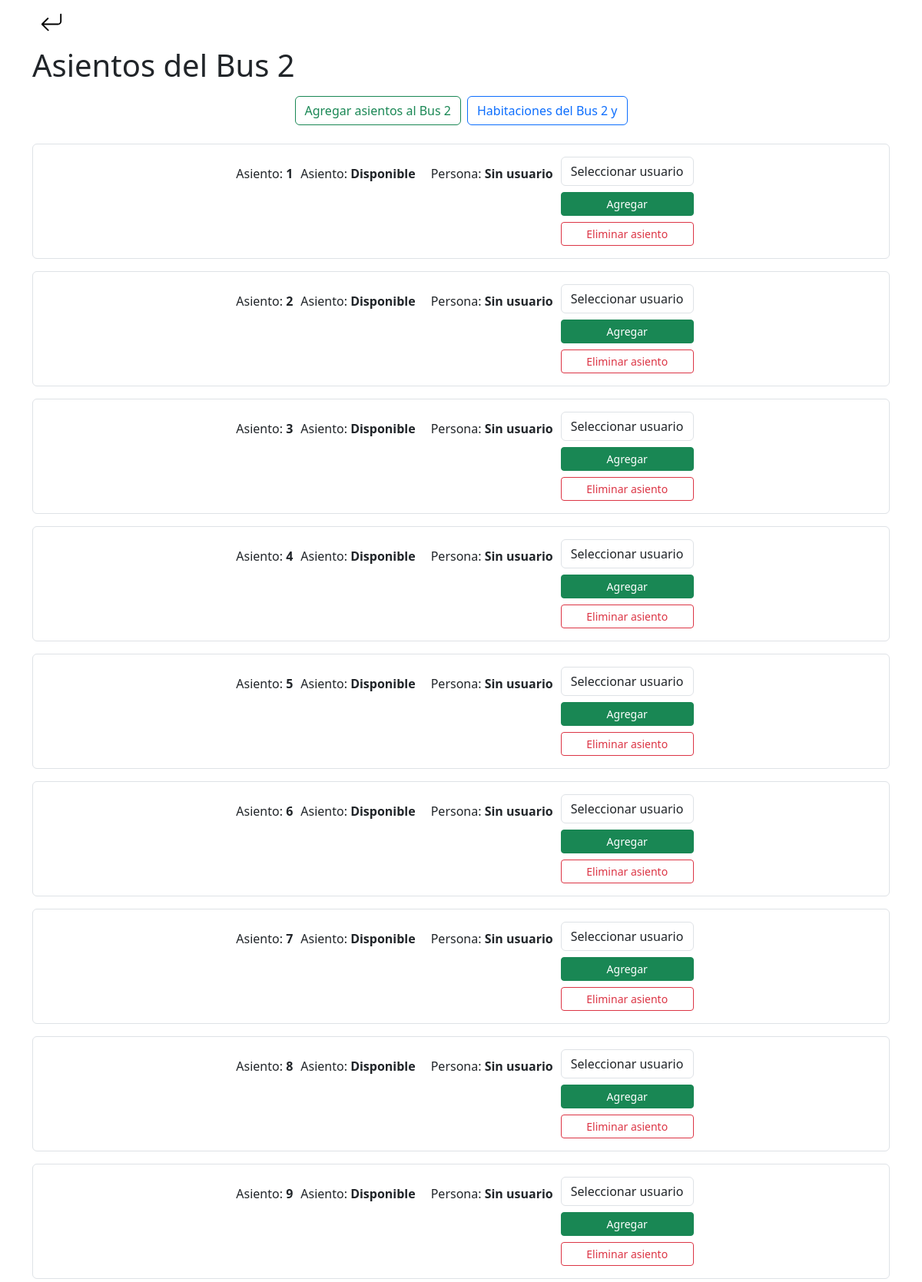
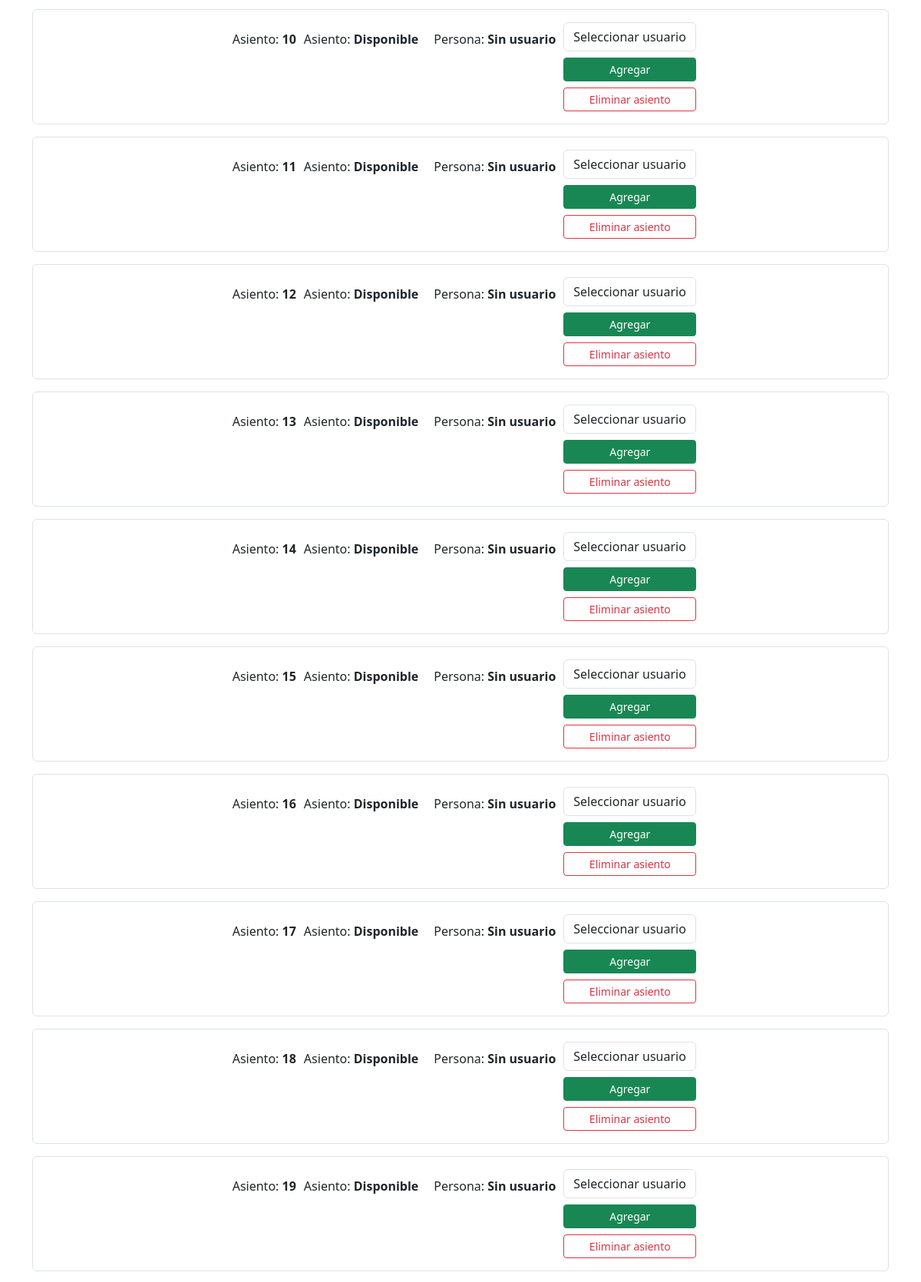
The app's page /view_bus/2/ (signed in, upper part) with its own data (2 pictures, top to bottom).
### pageLogin/models.py (models this page shows, shortened)
class Bus(models.Model):
    nombre = models.CharField(max_length=100, unique=True)
    date_of_travel = models.ForeignKey(DatesOfTravel, on_delete=models.CASCADE, null=False)
    class Meta:
        verbose_name = 'Bus'
        verbose_name_plural = 'Buses'

class Asiento(models.Model):
    bus = models.ForeignKey(Bus, on_delete=models.CASCADE)
    numero = models.IntegerField(null=False)
    estado = models.CharField(
        max_length=100,
        choices=[('disponible', 'Disponible'), ('reservado', 'Reservado')],
        default='disponible'
    )
    user = models.ForeignKey(User, on_delete=models.SET_NULL, null=True, blank=True)
    companion = models.ForeignKey(Companions, on_delete=models.SET_NULL, null=True, blank=True)
    companion_name = models.CharField(max_length=100, null=True, blank=True)
    class Meta:
        verbose_name = 'Asiento'
        verbose_name_plural = 'Asientos'
        unique_together = ('bus', 'numero')

### Panel_Admin/views.py (the view)
# urls.py: path('view_bus/<int:bus_id>/', viewBus.as_view(), name='ViewBus'),
class viewBus(LoginRequiredMixin, View):
    login_url = '/'
    def get(self, request, bus_id):
        bus = Bus.objects.get(id=bus_id)
        seats = Asiento.objects.filter(bus=bus).order_by('numero')
        more_info = UserMoreInformation.objects.filter(bus=bus)
        users = User.objects.filter(id__in=more_info.values('user_id'))
        companions = Companions.objects.filter(user__in=users)
        reserved_users_ids = Asiento.objects.filter(bus=bus, user__isnull=False).values_list('user_id', flat=True).distinct()
        reserved_companion_ids = Asiento.objects.filter(bus=bus, companion__isnull=False).values_list('companion_id', flat=True).distinct()
        available_users = users.exclude(id__in=reserved_users_ids)
        available_companions = companions.exclude(id__in=reserved_companion_ids)
        return render(request, 'viewBus.html', {
            'seats': seats,
            'bus': bus,
            'users': available_users,
            'companions': available_companions
        })

### templates/viewBus.html (shortened to what this page needs)
{% extends 'PanelAdmin.html' %}
{% load static %}
{% load pwa %}
{% block content %}
<section class="bus">
    <section class="back">
        <div class="container">
            <a href="{% url 'Admin' %}">
            </a>
        </div>
    </section>
    <div class="container">
        <h1 class="mt-3">Asientos del {{ bus.nombre }}</h1>
        <div class="buttons-row my-3 d-flex flex-wrap justify-content-center">
            <a href="{% url 'AddSeats' bus.id %}" class="btn btn-outline-success ss mx-1 mb-2">Agregar asientos al {{ bus.nombre }}</a>
            <a href="{% url 'ViewRooms' bus.id %}" class="btn btn-outline-primary mx-1 mb-2">Habitaciones del {{ bus.nombre }} y {{ bus_2.nombre }}</a>
        </div>
        {% for seat in seats %}
            <div class="info-row mb-3 p-3 border rounded w-100">
                <p style="margin-left: 10px; margin-right: 0px;"><span>Asiento:</span> <span style="font-weight: bold;">{{ seat.numero }}</span></p>
                {% if seat.estado == 'reservado' %}
                    <p>Asiento: <span style="font-weight: bold;" class="text-danger">X</span></p>
                {% else %}
                    <p>Asiento: <span style="font-weight: bold;">Disponible</span></p>
                {% endif %}
                {% if seat.user == None %}
                    {% if seat.companion == None %}
                        <p>Persona: <span style="font-weight: bold;">Sin usuario</span></p>
                        <form action="{% url 'DefineSeat' seat.id %}" method="post">
                            <div class="form-group">
                                <select name="user" id="user" required class="form-control mb-2">
                                    <option value="0">Seleccionar usuario</option>
                                </select>
                                <div class="d-flex flex-column">
                                    <button type="submit" class="btn btn-success btn-sm">Agregar</button>
                            </div>
                        </form>
                            <form action="{% url 'DeleteSeat' seat.id bus.id %}" method="post" class="mt-2">
                                <button type="submit" class="btn btn-outline-danger btn-sm w-100">Eliminar asiento</button>
                            </form>
                        </div>
                    {% endif %}
                {% endif %}
            </div>
        {% endfor %}
</section>
{% endblock %}

### static/css/styles.css (style rules this page uses)
* { margin: 0; padding: 0; box-sizing: border-box; }
body { min-height: 100dvh; }
.buttons-row { display: flex; flex-direction: row; justify-content: center; }
.info-row { display: flex; flex-direction: row; justify-content: center; }
.info-row p { margin: 10px; }
.bus { height: auto; }

### records on screen
Bus: nombre "Bus 2"
Asiento: numero "1", shows "Asiento:", estado "Disponible"
Asiento: numero "2", shows "Asiento:", estado "Disponible"
Asiento: numero "3", shows "Asiento:", estado "Disponible"
Asiento: numero "4", shows "Asiento:", estado "Disponible"
Asiento: numero "5", shows "Asiento:", estado "Disponible"
Asiento: numero "6", shows "Asiento:", estado "Disponible"
Asiento: numero "7", shows "Asiento:", estado "Disponible"
Asiento: numero "8", shows "Asiento:", estado "Disponible"
Asiento: numero "9", shows "Asiento:", estado "Disponible"
Asiento: numero "10", shows "Asiento:", estado "Disponible"
Asiento: numero "11", shows "Asiento:", estado "Disponible"
Asiento: numero "12", shows "Asiento:", estado "Disponible"
Asiento: numero "13", shows "Asiento:", estado "Disponible"
Asiento: numero "14", shows "Asiento:", estado "Disponible"
Asiento: numero "15", shows "Asiento:", estado "Disponible"
Asiento: numero "16", shows "Asiento:", estado "Disponible"
Asiento: numero "17", shows "Asiento:", estado "Disponible"
Asiento: numero "18", shows "Asiento:", estado "Disponible"
Asiento: numero "19", shows "Asiento:", estado "Disponible"
